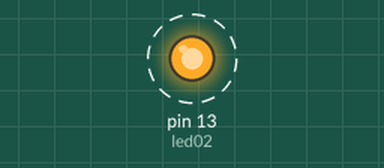
A sketch run on a simulated Arduino Uno, built with avr-gcc and run on an emulated ATmega328P. Parts: output pins drawn as LEDs (lit = HIGH). Dashed ring = blinking. Random numbers use the default seed unless the sketch sets one; what the sketch prints to the serial monitor is not drawn.

Above: at 0.5 s.
Timing chart, 0 to 4.6 s (numbered marks = the images above):
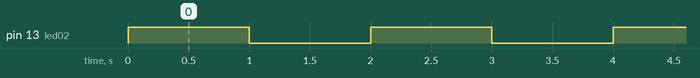

The sketch:

SimulaRomana.ino
```cpp
int delayGen = 1000;
int led02 = 13;
int maxNumber = 3800;
int minNumber = 2400;
int fltTara = 0;

void setup() {
  Serial.begin(2400);
  fltTara = 0;
  pinMode(led02, OUTPUT);
  digitalWrite(led02, LOW);

  randomSeed(analogRead(0));
}

void loop() {
  fltTara = random(minNumber, maxNumber);
  Serial.println(fltTara);
  digitalWrite(led02, HIGH);
  delay(delayGen);
  digitalWrite(led02, LOW);
  delay(delayGen);
}
```

Measured:
- by itself, pin 13 (led02): alternates HIGH for 1.0 s and LOW for 1.0 s
